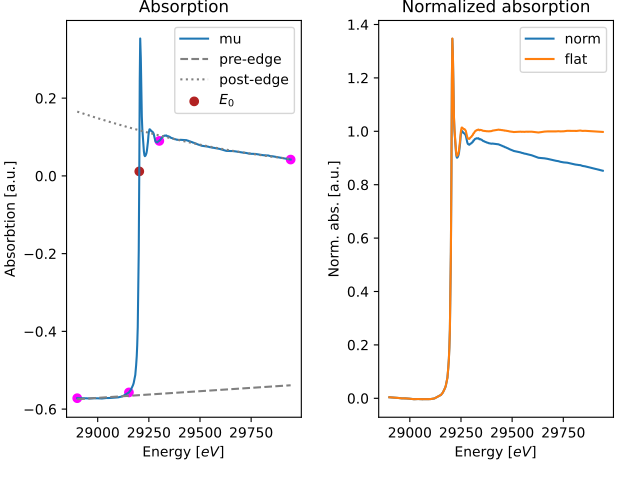

Generate this figure with Python:
import matplotlib.pyplot as plt
from araucaria.testdata import get_testpath
from araucaria.io import read_dnd
from araucaria.xas import pre_edge
from araucaria.plot import fig_pre_edge
fpath   = get_testpath('dnd_testfile1.dat')
group   = read_dnd(fpath, scan='mu')
pre     = pre_edge(group, update=True)
fig, ax = fig_pre_edge(group)
plt.show(block=False)
